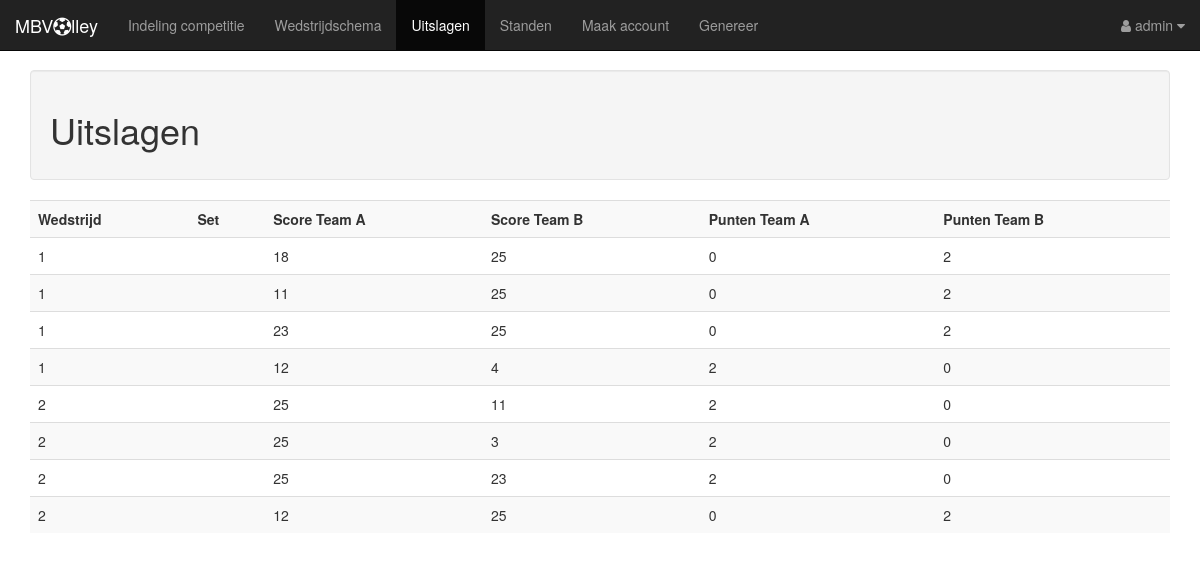
The page /uitslagen.php (signed in) on the database its author committed.
### tables this page shows
CREATE TABLE `uitslag_set` (
  `wedstrijd` int(11) NOT NULL,
  `set` int(11) NOT NULL,
  `score_a` int(11) DEFAULT '0',
  `score_b` int(11) DEFAULT '0',
  `punten_a` int(11) DEFAULT '0',
  `punten_b` int(11) DEFAULT '0'
);

### uitslagen.php (the view, shortened to what this page needs)
<?php
$mysqli =  get_mysqli();
$result = mysqli_query($mysqli, "SELECT * FROM uitslag_set");
?>
<!DOCTYPE html>
<html lang="en">
	<head>
	</head>
	<body>
		<?php include 'header.php' ?>
		<main class="container">
			<div class="well"><h1>Uitslagen</h1></div>
			<?php
				echo "<table class='table table-striped'>
				<tr>
				<th>Wedstrijd</th>
				<th>Set</th>
				<th>Score Team A</th>
				<th>Score Team B</th>
				<th>Punten Team A</th>
				<th>Punten Team B</th>";
					 while($row = mysqli_fetch_array($result))
					{
						echo "<tr>";
						echo "<td>" . $row['wedstrijd'] . "</td>";
						echo "<td>" . $row['W_set'] . "</td>";
						echo "<td>" . $row['score_a'] . "</td>";
						echo "<td>" . $row['score_b'] . "</td>";
						echo "<td>" . $row['punten_a'] . "</td>";
						echo "<td>" . $row['punten_b'] . "</td>";
					   echo "</tr>";
					}
					echo "</table>";
					?>
		</main>
	</body>
</html>

### rows shown on the page
uitslag_set: wedstrijd "1", score_a "18", score_b "25", punten_a "0", punten_b "2"
uitslag_set: wedstrijd "1", score_a "11", score_b "25", punten_a "0", punten_b "2"
uitslag_set: wedstrijd "1", score_a "23", score_b "25", punten_a "0", punten_b "2"
uitslag_set: wedstrijd "1", score_a "12", score_b "4", punten_a "2", punten_b "0"
uitslag_set: wedstrijd "2", score_a "25", score_b "11", punten_a "2", punten_b "0"
uitslag_set: wedstrijd "2", score_a "25", score_b "3", punten_a "2", punten_b "0"
uitslag_set: wedstrijd "2", score_a "25", score_b "23", punten_a "2", punten_b "0"
uitslag_set: wedstrijd "2", score_a "12", score_b "25", punten_a "0", punten_b "2"

### other values the page prints
$menu_item['Name'] "Indeling competitie"
$menu_item['Name'] "Wedstrijdschema"
$menu_item['Name'] "Uitslagen"
$menu_item['Name'] "Standen"
$menu_item['Name'] "Maak account"
$menu_item['Name'] "Genereer"
$username "admin"
